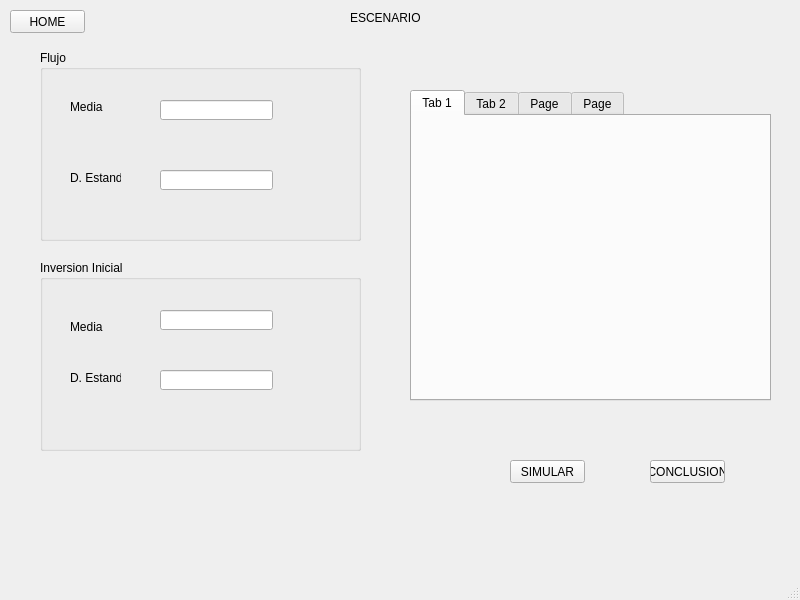
<?xml version="1.0" encoding="UTF-8"?>
<ui version="4.0">
 <class>ventanaEsc1</class>
 <widget class="QMainWindow" name="ventanaEsc1">
  <property name="geometry">
   <rect>
    <x>0</x>
    <y>0</y>
    <width>800</width>
    <height>600</height>
   </rect>
  </property>
  <property name="windowTitle">
   <string>MainWindow</string>
  </property>
  <widget class="QWidget" name="centralwidget">
   <widget class="QTabWidget" name="tabWidget">
    <property name="geometry">
     <rect>
      <x>410</x>
      <y>90</y>
      <width>361</width>
      <height>311</height>
     </rect>
    </property>
    <widget class="QWidget" name="tab">
     <attribute name="title">
      <string>Tab 1</string>
     </attribute>
    </widget>
    <widget class="QWidget" name="tab_2">
     <attribute name="title">
      <string>Tab 2</string>
     </attribute>
    </widget>
    <widget class="QWidget" name="tab_3">
     <attribute name="title">
      <string>Page</string>
     </attribute>
    </widget>
    <widget class="QWidget" name="tab_4">
     <attribute name="title">
      <string>Page</string>
     </attribute>
    </widget>
   </widget>
   <widget class="QGroupBox" name="groupBox">
    <property name="geometry">
     <rect>
      <x>40</x>
      <y>50</y>
      <width>321</width>
      <height>191</height>
     </rect>
    </property>
    <property name="title">
     <string>Flujo</string>
    </property>
    <widget class="QLabel" name="label">
     <property name="geometry">
      <rect>
       <x>30</x>
       <y>50</y>
       <width>47</width>
       <height>13</height>
      </rect>
     </property>
     <property name="text">
      <string>Media</string>
     </property>
    </widget>
    <widget class="QLabel" name="label_2">
     <property name="geometry">
      <rect>
       <x>30</x>
       <y>120</y>
       <width>51</width>
       <height>16</height>
      </rect>
     </property>
     <property name="text">
      <string>D. Estandar</string>
     </property>
    </widget>
    <widget class="QLineEdit" name="media_flujo">
     <property name="geometry">
      <rect>
       <x>120</x>
       <y>50</y>
       <width>113</width>
       <height>20</height>
      </rect>
     </property>
    </widget>
    <widget class="QLineEdit" name="desviacionE_flujo">
     <property name="geometry">
      <rect>
       <x>120</x>
       <y>120</y>
       <width>113</width>
       <height>20</height>
      </rect>
     </property>
    </widget>
   </widget>
   <widget class="QGroupBox" name="groupBox_2">
    <property name="geometry">
     <rect>
      <x>40</x>
      <y>260</y>
      <width>321</width>
      <height>191</height>
     </rect>
    </property>
    <property name="title">
     <string>Inversion Inicial</string>
    </property>
    <widget class="QLabel" name="label_3">
     <property name="geometry">
      <rect>
       <x>30</x>
       <y>60</y>
       <width>47</width>
       <height>13</height>
      </rect>
     </property>
     <property name="text">
      <string>Media</string>
     </property>
    </widget>
    <widget class="QLabel" name="label_4">
     <property name="geometry">
      <rect>
       <x>30</x>
       <y>110</y>
       <width>51</width>
       <height>16</height>
      </rect>
     </property>
     <property name="text">
      <string>D. Estandar</string>
     </property>
    </widget>
    <widget class="QLineEdit" name="media_inv">
     <property name="geometry">
      <rect>
       <x>120</x>
       <y>50</y>
       <width>113</width>
       <height>20</height>
      </rect>
     </property>
    </widget>
    <widget class="QLineEdit" name="desviacionE_inv">
     <property name="geometry">
      <rect>
       <x>120</x>
       <y>110</y>
       <width>113</width>
       <height>20</height>
      </rect>
     </property>
    </widget>
   </widget>
   <widget class="QPushButton" name="boton_home">
    <property name="geometry">
     <rect>
      <x>10</x>
      <y>10</y>
      <width>75</width>
      <height>23</height>
     </rect>
    </property>
    <property name="text">
     <string>HOME</string>
    </property>
   </widget>
   <widget class="QPushButton" name="boton_simular">
    <property name="geometry">
     <rect>
      <x>510</x>
      <y>460</y>
      <width>75</width>
      <height>23</height>
     </rect>
    </property>
    <property name="text">
     <string>SIMULAR</string>
    </property>
   </widget>
   <widget class="QPushButton" name="pushButton_3">
    <property name="geometry">
     <rect>
      <x>650</x>
      <y>460</y>
      <width>75</width>
      <height>23</height>
     </rect>
    </property>
    <property name="text">
     <string>CONCLUSION</string>
    </property>
   </widget>
   <widget class="QLabel" name="label_5">
    <property name="geometry">
     <rect>
      <x>350</x>
      <y>10</y>
      <width>71</width>
      <height>16</height>
     </rect>
    </property>
    <property name="text">
     <string>ESCENARIO 1</string>
    </property>
   </widget>
  </widget>
  <widget class="QStatusBar" name="statusbar"/>
 </widget>
 <resources/>
 <connections/>
</ui>
